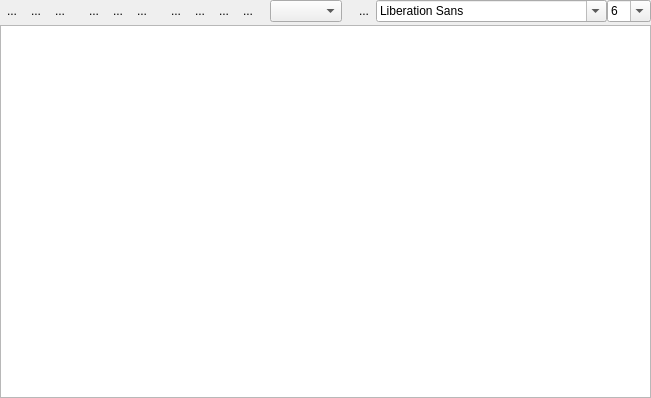
<?xml version="1.0" encoding="UTF-8"?>
<ui version="4.0">
 <class>QTextEditEx</class>
 <widget class="QWidget" name="QTextEditEx">
  <property name="geometry">
   <rect>
    <x>0</x>
    <y>0</y>
    <width>596</width>
    <height>398</height>
   </rect>
  </property>
  <property name="windowTitle">
   <string notr="true">Form</string>
  </property>
  <layout class="QVBoxLayout" name="verticalLayout">
   <property name="spacing">
    <number>3</number>
   </property>
   <property name="leftMargin">
    <number>0</number>
   </property>
   <property name="topMargin">
    <number>0</number>
   </property>
   <property name="rightMargin">
    <number>0</number>
   </property>
   <property name="bottomMargin">
    <number>0</number>
   </property>
   <item>
    <layout class="QHBoxLayout" name="horizontalLayout_6">
     <property name="spacing">
      <number>0</number>
     </property>
     <property name="sizeConstraint">
      <enum>QLayout::SetDefaultConstraint</enum>
     </property>
     <item>
      <widget class="QToolButton" name="btnCut">
       <property name="toolTip">
        <string>Cut</string>
       </property>
       <property name="text">
        <string>...</string>
       </property>
       <property name="icon">
        <iconset resource="../QtRptDesigner/images.qrc">
         <normaloff>:/new/prefix1/images/cut.png</normaloff>:/new/prefix1/images/cut.png</iconset>
       </property>
       <property name="autoRaise">
        <bool>true</bool>
       </property>
      </widget>
     </item>
     <item>
      <widget class="QToolButton" name="btnCopy">
       <property name="toolTip">
        <string>Copy</string>
       </property>
       <property name="text">
        <string>...</string>
       </property>
       <property name="icon">
        <iconset resource="../QtRptDesigner/images.qrc">
         <normaloff>:/new/prefix1/images/copy.png</normaloff>:/new/prefix1/images/copy.png</iconset>
       </property>
       <property name="autoRaise">
        <bool>true</bool>
       </property>
      </widget>
     </item>
     <item>
      <widget class="QToolButton" name="btnPaste">
       <property name="toolTip">
        <string>Paste</string>
       </property>
       <property name="text">
        <string>...</string>
       </property>
       <property name="icon">
        <iconset resource="../QtRptDesigner/images.qrc">
         <normaloff>:/new/prefix1/images/paste.png</normaloff>:/new/prefix1/images/paste.png</iconset>
       </property>
       <property name="autoRaise">
        <bool>true</bool>
       </property>
      </widget>
     </item>
     <item>
      <spacer name="horizontalSpacer_10">
       <property name="orientation">
        <enum>Qt::Horizontal</enum>
       </property>
       <property name="sizeType">
        <enum>QSizePolicy::Minimum</enum>
       </property>
       <property name="sizeHint" stdset="0">
        <size>
         <width>10</width>
         <height>20</height>
        </size>
       </property>
      </spacer>
     </item>
     <item>
      <widget class="QToolButton" name="btnTextBold">
       <property name="toolTip">
        <string>Bold</string>
       </property>
       <property name="text">
        <string>...</string>
       </property>
       <property name="icon">
        <iconset resource="../QtRptDesigner/images.qrc">
         <normaloff>:/new/prefix1/images/textbold.png</normaloff>:/new/prefix1/images/textbold.png</iconset>
       </property>
       <property name="checkable">
        <bool>true</bool>
       </property>
       <property name="autoRaise">
        <bool>true</bool>
       </property>
      </widget>
     </item>
     <item>
      <widget class="QToolButton" name="btnTextItalic">
       <property name="toolTip">
        <string>Italic</string>
       </property>
       <property name="text">
        <string>...</string>
       </property>
       <property name="icon">
        <iconset resource="../QtRptDesigner/images.qrc">
         <normaloff>:/new/prefix1/images/textitalic.png</normaloff>:/new/prefix1/images/textitalic.png</iconset>
       </property>
       <property name="checkable">
        <bool>true</bool>
       </property>
       <property name="autoRaise">
        <bool>true</bool>
       </property>
      </widget>
     </item>
     <item>
      <widget class="QToolButton" name="btnUnderline">
       <property name="toolTip">
        <string>Underline</string>
       </property>
       <property name="text">
        <string>...</string>
       </property>
       <property name="icon">
        <iconset resource="../QtRptDesigner/images.qrc">
         <normaloff>:/new/prefix1/images/textunder.png</normaloff>:/new/prefix1/images/textunder.png</iconset>
       </property>
       <property name="checkable">
        <bool>true</bool>
       </property>
       <property name="autoRaise">
        <bool>true</bool>
       </property>
      </widget>
     </item>
     <item>
      <spacer name="horizontalSpacer_4">
       <property name="orientation">
        <enum>Qt::Horizontal</enum>
       </property>
       <property name="sizeType">
        <enum>QSizePolicy::Minimum</enum>
       </property>
       <property name="sizeHint" stdset="0">
        <size>
         <width>10</width>
         <height>20</height>
        </size>
       </property>
      </spacer>
     </item>
     <item>
      <widget class="QToolButton" name="btnAlignLeft">
       <property name="toolTip">
        <string>Align left</string>
       </property>
       <property name="text">
        <string>...</string>
       </property>
       <property name="icon">
        <iconset resource="../QtRptDesigner/images.qrc">
         <normaloff>:/new/prefix1/images/textleft.png</normaloff>:/new/prefix1/images/textleft.png</iconset>
       </property>
       <property name="checkable">
        <bool>true</bool>
       </property>
       <property name="autoRaise">
        <bool>true</bool>
       </property>
      </widget>
     </item>
     <item>
      <widget class="QToolButton" name="btnAlignCenter">
       <property name="toolTip">
        <string>Align center</string>
       </property>
       <property name="text">
        <string>...</string>
       </property>
       <property name="icon">
        <iconset resource="../QtRptDesigner/images.qrc">
         <normaloff>:/new/prefix1/images/textcenter.png</normaloff>:/new/prefix1/images/textcenter.png</iconset>
       </property>
       <property name="checkable">
        <bool>true</bool>
       </property>
       <property name="autoRaise">
        <bool>true</bool>
       </property>
      </widget>
     </item>
     <item>
      <widget class="QToolButton" name="btnAlignRight">
       <property name="toolTip">
        <string>Align right</string>
       </property>
       <property name="text">
        <string>...</string>
       </property>
       <property name="icon">
        <iconset resource="../QtRptDesigner/images.qrc">
         <normaloff>:/new/prefix1/images/textright.png</normaloff>:/new/prefix1/images/textright.png</iconset>
       </property>
       <property name="checkable">
        <bool>true</bool>
       </property>
       <property name="autoRaise">
        <bool>true</bool>
       </property>
      </widget>
     </item>
     <item>
      <widget class="QToolButton" name="btnAlignJustify">
       <property name="toolTip">
        <string>Align jusify</string>
       </property>
       <property name="text">
        <string>...</string>
       </property>
       <property name="icon">
        <iconset resource="../QtRptDesigner/images.qrc">
         <normaloff>:/new/prefix1/images/textjustify.png</normaloff>:/new/prefix1/images/textjustify.png</iconset>
       </property>
       <property name="checkable">
        <bool>true</bool>
       </property>
       <property name="autoRaise">
        <bool>true</bool>
       </property>
      </widget>
     </item>
     <item>
      <spacer name="horizontalSpacer">
       <property name="orientation">
        <enum>Qt::Horizontal</enum>
       </property>
       <property name="sizeType">
        <enum>QSizePolicy::Minimum</enum>
       </property>
       <property name="sizeHint" stdset="0">
        <size>
         <width>10</width>
         <height>20</height>
        </size>
       </property>
      </spacer>
     </item>
     <item>
      <widget class="QComboBox" name="comboStyle">
       <property name="toolTip">
        <string>List</string>
       </property>
      </widget>
     </item>
     <item>
      <spacer name="horizontalSpacer_5">
       <property name="orientation">
        <enum>Qt::Horizontal</enum>
       </property>
       <property name="sizeType">
        <enum>QSizePolicy::Minimum</enum>
       </property>
       <property name="sizeHint" stdset="0">
        <size>
         <width>10</width>
         <height>20</height>
        </size>
       </property>
      </spacer>
     </item>
     <item>
      <widget class="QToolButton" name="btnTextColor">
       <property name="toolTip">
        <string>Font color</string>
       </property>
       <property name="text">
        <string>...</string>
       </property>
       <property name="icon">
        <iconset resource="../QtRptDesigner/images.qrc">
         <normaloff>:/new/prefix1/images/fontColor.png</normaloff>:/new/prefix1/images/fontColor.png</iconset>
       </property>
       <property name="autoRaise">
        <bool>true</bool>
       </property>
      </widget>
     </item>
     <item>
      <widget class="QFontComboBox" name="comboFont">
       <property name="toolTip">
        <string>Font</string>
       </property>
       <property name="currentFont">
        <font/>
       </property>
      </widget>
     </item>
     <item>
      <widget class="QComboBox" name="comboSize">
       <property name="toolTip">
        <string>Font size</string>
       </property>
       <property name="editable">
        <bool>true</bool>
       </property>
       <property name="currentIndex">
        <number>0</number>
       </property>
       <property name="sizeAdjustPolicy">
        <enum>QComboBox::AdjustToContents</enum>
       </property>
       <item>
        <property name="text">
         <string notr="true">6</string>
        </property>
       </item>
       <item>
        <property name="text">
         <string notr="true">7</string>
        </property>
       </item>
       <item>
        <property name="text">
         <string notr="true">8</string>
        </property>
       </item>
       <item>
        <property name="text">
         <string notr="true">9</string>
        </property>
       </item>
       <item>
        <property name="text">
         <string notr="true">10</string>
        </property>
       </item>
       <item>
        <property name="text">
         <string notr="true">11</string>
        </property>
       </item>
       <item>
        <property name="text">
         <string notr="true">12</string>
        </property>
       </item>
       <item>
        <property name="text">
         <string notr="true">14</string>
        </property>
       </item>
       <item>
        <property name="text">
         <string notr="true">16</string>
        </property>
       </item>
       <item>
        <property name="text">
         <string notr="true">18</string>
        </property>
       </item>
       <item>
        <property name="text">
         <string notr="true">20</string>
        </property>
       </item>
       <item>
        <property name="text">
         <string notr="true">22</string>
        </property>
       </item>
       <item>
        <property name="text">
         <string notr="true">24</string>
        </property>
       </item>
       <item>
        <property name="text">
         <string notr="true">26</string>
        </property>
       </item>
       <item>
        <property name="text">
         <string notr="true">28</string>
        </property>
       </item>
       <item>
        <property name="text">
         <string notr="true">36</string>
        </property>
       </item>
       <item>
        <property name="text">
         <string notr="true">48</string>
        </property>
       </item>
       <item>
        <property name="text">
         <string notr="true">72</string>
        </property>
       </item>
      </widget>
     </item>
     <item>
      <spacer name="horizontalSpacer_9">
       <property name="orientation">
        <enum>Qt::Horizontal</enum>
       </property>
       <property name="sizeHint" stdset="0">
        <size>
         <width>40</width>
         <height>20</height>
        </size>
       </property>
      </spacer>
     </item>
    </layout>
   </item>
   <item>
    <widget class="QTextEdit" name="textEdit"/>
   </item>
  </layout>
 </widget>
 <resources>
  <include location="../QtRptDesigner/images.qrc"/>
 </resources>
 <connections/>
</ui>
